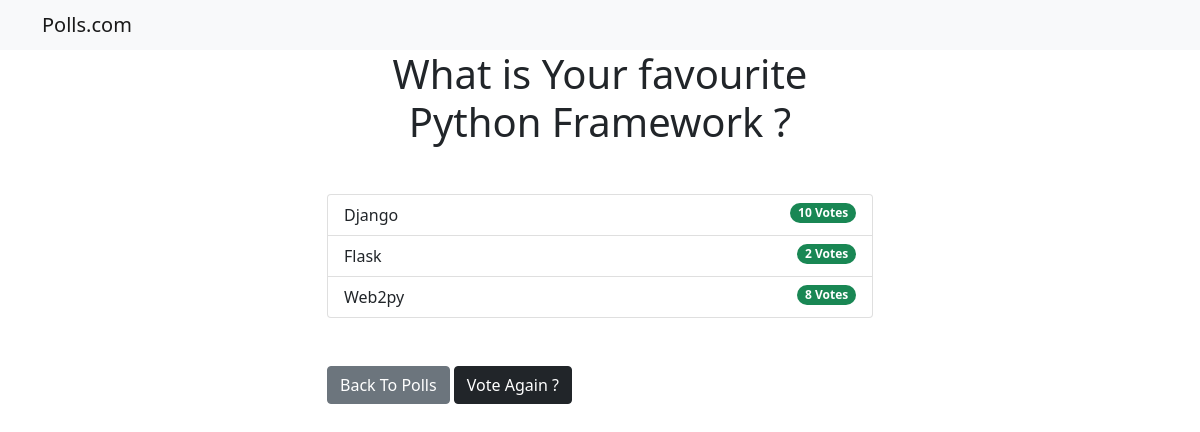
/1/results/, run on the app's committed database.
### polesapp/models.py (models this page shows, shortened)
class Question(models.Model):
    question_text = models.CharField(max_length=200)
    pub_date = models.DateTimeField('Date published')

class Choice(models.Model):
    question = models.ForeignKey(Question, on_delete=models.CASCADE)
    choice_text = models.CharField(max_length=200)
    votes = models.IntegerField(default = 0)

### polesapp/views.py (the view)
# urls.py: path("<int:question_id>/results/", views.results, name="results"),
def results(request, question_id):
    question = get_object_or_404(Question, pk=question_id)
    return render(request, 'results.html', {'question': question})

### templates/results.html
{% extends "base.html" %}
{% block content %}
<h1 class="mb-5 text-center">{{ question.question_text }}</h1>
<ul class="list-group mb-5">
    {% for choice in question.choice_set.all %}
    <li class="list-group-item">
        {{ choice.choice_text }} <span class="badge bg-success rounded-pill float-end">{{ choice.votes }} Votes</span>
    </li>
    {% endfor %}
</ul>
<a class="btn btn-secondary" href="{% url 'polesapp:index' %}"> Back To Polls </a>
<a class="btn btn-dark" href="{% url 'polesapp:details' question.id %}"> Vote Again ? </a>
{% endblock %}

### data on the page
Question: question_text "What is Your favourite Python Framework ?"
Choice: choice_text "Django", votes "10"
Choice: choice_text "Flask", votes "2"
Choice: choice_text "Web2py", votes "8"
